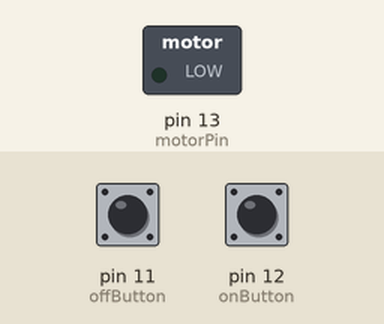
A sketch run on a simulated Arduino Uno, built with avr-gcc and run on an emulated ATmega328P. Shown: switched loads named in the sketch (green lamp = pin HIGH). Inputs (shaded band) come from the test bench; at power-on: pin 12 (onButton) LOW, pin 11 (offButton) LOW.

Above: at 1.2 s.
1.3 s: pin 12 (onButton) pulled HIGH for 0.15 s
At 2.2 s:
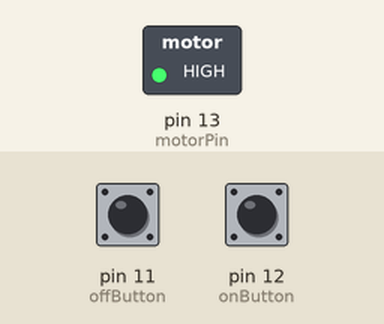
2.9 s: pin 11 (offButton) pulled HIGH for 0.15 s
At 3.4 s:
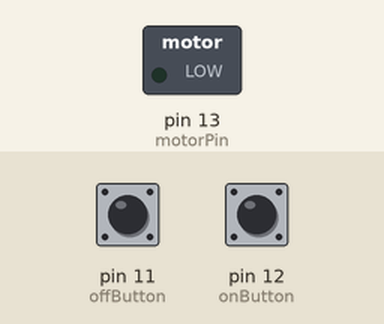
4.5 s: pin 12 (onButton) pulled HIGH for 1 s
At 5.9 s:
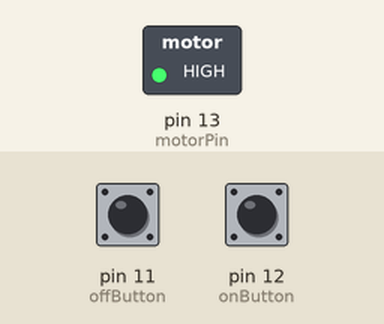
7.0 s: pin 11 (offButton) driven HIGH and pin 12 (onButton) driven HIGH
At 8.0 s:
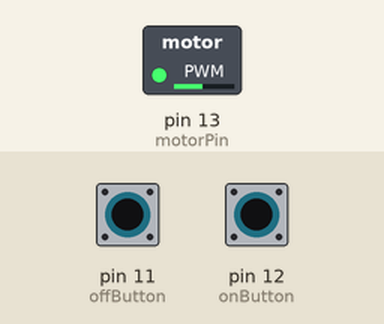
8.5 s: pin 11 (offButton) driven LOW
At 9.9 s:
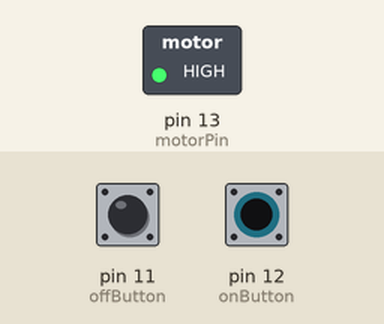
Timing chart, 0 to 11.0 s (numbered marks = the images above; inputs shaded):
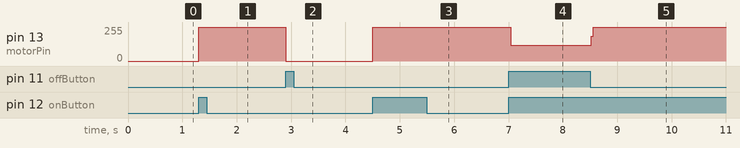

Measured:
- after the input at 1.3 s, pin 13 (motorPin): 0/255 → 255/255 at once
- after the input at 2.9 s, pin 13 (motorPin): 255/255 → 0/255 at once
- after the input at 4.5 s, pin 13 (motorPin): 0/255 → 255/255 at once
- after the input at 7.0 s, pin 13 (motorPin): 255/255 → 119/255 at once
- after the input at 8.5 s, pin 13 (motorPin): 119/255 → 255/255 at once

The sketch:

Knopka_c_Tranizstorom.ino
```cpp
int motorPin = 13;
int onButton = 12;
int offButton = 11;


void setup()
{
    pinMode(motorPin,OUTPUT);
    pinMode(onButton,INPUT);
    pinMode(offButton,INPUT);
}

void loop()
{
    if(digitalRead(onButton) == HIGH) digitalWrite(motorPin,HIGH);
    if(digitalRead(offButton) == HIGH) digitalWrite(motorPin,LOW);
}
```
